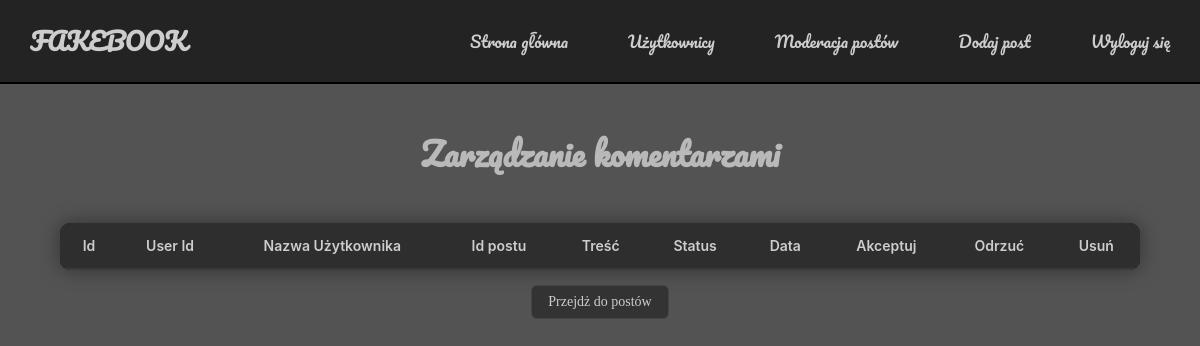
Page /comment_manegment.php (signed in) on the earlier database version.
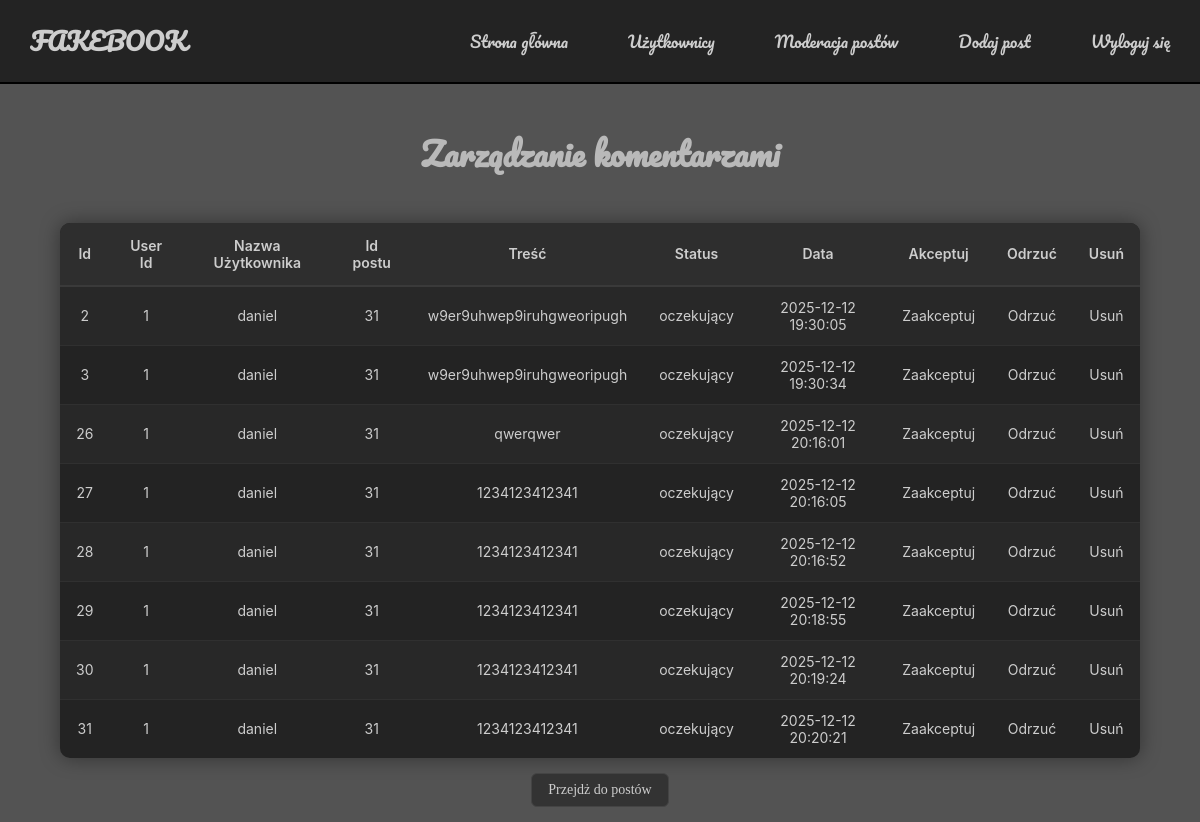
Same page on the later database version.
### tables this page shows
CREATE TABLE `comments` (
  `id` int(11) NOT NULL,
  `post_id` int(11) DEFAULT NULL,
  `user_id` int(11) DEFAULT NULL,
  `comment_content` text DEFAULT NULL,
  `status` enum('oczekujący','zaakceptowany','niezaakceptowany') DEFAULT 'oczekujący',
  `date` datetime DEFAULT current_timestamp()
);

CREATE TABLE `users` (
  `id` int(11) NOT NULL,
  `username` varchar(200) NOT NULL,
  `password` varchar(100) NOT NULL,
  `email` varchar(100) NOT NULL,
  `added` datetime NOT NULL DEFAULT current_timestamp(),
  `foto` varchar(200) NOT NULL,
  `admin` tinyint(1) NOT NULL
);

CREATE TABLE `posts` (
  `id` int(11) NOT NULL,
  `user_id` int(11) DEFAULT NULL,
  `title` varchar(255) DEFAULT NULL,
  `content` text DEFAULT NULL,
  `status` enum('oczekujący','zaakceptowany','niezaakceptowany') DEFAULT 'oczekujący',
  `date` datetime DEFAULT current_timestamp(),
  `image` varchar(255) DEFAULT NULL
);

### comment_manegment.php (the view, shortened to what this page needs)
<?php
include("includes/functions.inc.php");
include("includes/database.inc.php");
secure();
?>
<?php
if ($stmt = $connect->prepare('SELECT comments.*, posts.id AS post_id, users.username FROM comments JOIN posts ON comments.post_id = posts.id JOIN users ON users.id = posts.user_id')) {
    $stmt->execute();
    $res = $stmt->get_result();
    ?>
    <div id="manegment_title">
        <h1>Zarządzanie komentarzami</h1>
    </div>
    <div id="manegment_table">
        <table>
            <tr>
                <th>Id</th>
                <th>User Id</th>
                <th>Nazwa Użytkownika</th>
                <th>Id postu</th>
                <th>Treść</th>
                <th>Status</th>
                <th>Data</th>
                <th>Akceptuj</th>
                <th>Odrzuć</th>
                <th>Usuń</th>
            </tr>
            <?php while ($record = $res->fetch_assoc()){ ?>
                <tr>
                    <td><?php echo htmlspecialchars($record['id']); ?></td>
                    <td><?php echo htmlspecialchars($record['user_id']); ?></td>
                    <td><?php echo htmlspecialchars($record['username']); ?></td>
                    <td class="limit">
                        <?php if ($record['status'] === 'niezaakceptowany'){ ?>
                            <?php echo htmlspecialchars($record['post_id']); ?>
                        <?php }elseif ($record['status'] === 'zaakceptowany'){ ?>
                            <a href="post.php?id=<?php echo intval($record['post_id']); ?>"><?php echo htmlspecialchars($record['post_id']); ?></a>
                        <?php }else{ ?>
                            <?php echo htmlspecialchars($record['post_id']); ?>
                        <?php } ?>
                    </td>
                    <td class="limit"><?php echo nl2br(htmlspecialchars($record['comment_content'])); ?></td>
                    <td><?php echo htmlspecialchars($record['status']); ?></td>
                    <td><?php echo htmlspecialchars($record['date']); ?></td>
                    <td class="limit">
                        <?php if ($record['status'] === 'zaakceptowany'): ?>-
                        <?php else: ?>
                            <a href="post_moderate.php?type=comment&id=<?php echo intval($record['id']); ?>&action=approve">Zaakceptuj</a>
                        <?php endif; ?>
                    </td>
                    <td>
                        <?php if ($record['status'] === 'zaakceptowany' || $record['status'] === 'oczekujący'){ ?>
                            <a href="post_moderate.php?type=comment&id=<?php echo intval($record['id']); ?>&action=reject">Odrzuć</a>
                        <?php }else{ ?>-
                        <?php }?>
                    </td>
                    <td><a href="delete.php?type=comment&id=<?php echo intval($record['id']); ?>&action=delete">Usuń</a></td>
                </tr>
            <?php } ?>
        </table>
    </div>
    <div class="add_user">
        <a class="button" href="posts_manegment.php">Przejdż do postów</a>
    </div>
<?php
}
include("includes/footer.inc.php");
?>

### includes/functions.inc.php (shortened to what this page needs)
<?php
function secure()
{
    if (!isset($_SESSION["id"])) {
        header("index.php");
    } else {
        if ($_SESSION['id'] == 1) {
            include("includes/header.admin.inc.php");
        }
    }
}

### includes/header.admin.inc.php (shortened to what this page needs)
<!DOCTYPE html>
<html lang="pl">
<head>
    <link rel="stylesheet" href="/php/cms/css/main.css">
</head>
<body>
    <header>
        <div class="menu container">
            <h2 class="title">FAKEBOOK</h2>
            <nav class="navigation">
                <a href="dashboard.php">Strona główna</a>
                <a href="users.manegment.php">Użytkownicy</a>
                <a href="posts_manegment.php">Moderacja postów</a>
                <a href="add_post.php">Dodaj post</a>
                <a href="logout.php">Wyloguj się</a>
            </nav>
        </div>
    </header>

### includes/footer.inc.php
</body>
</html>

### css/main.css (style rules this page uses)
header { z-index: 1; border-bottom: 2px solid black; }
.menu { display: flex; justify-content: space-between; align-items: center; background: #232323; font-family: "Pacifico", cursive; color: #cdcdcd; }
.container { width: auto; margin: 0 auto; padding-left: 30px; padding-right: 30px; }
a { text-decoration: none; color: #cdcdcd; }
.navigation { display: flex; gap: 60px; }
::placeholder { color: #e5e5e5; }
body { margin: 0; background-color: rgb(83, 83, 83); }
#manegment_title { font-family: "Pacifico", cursive; color: #b9b9b9; width: auto; display: flex; justify-content: center; align-items: center; padding: 20px; }
#manegment_table { width: auto; display: flex; justify-content: center; align-items: center; }
table { width: 90%; border-collapse: collapse; background-color: #232323; color: #cdcdcd; border-radius: 10px; overflow: hidden; font-family: "Inter", system-ui, sans-serif; font-size: 14px; box-shadow: 0 0 20px rgba(0, 0, 0, 0.4); }
th { background-color: #2e2e2e; color: #cdcdcd; text-align: center; padding: 14px 16px; font-weight: 600; border-bottom: 2px solid #3a3a3a; position: sticky; top: 0; z-index: 1; }
tr { transition: background-color 0.2s ease, transform 0.1s ease; }
tbody tr:nth-child(even) { background-color: #282828; }
td { padding: 12px 16px; border-bottom: 1px solid #303030; text-align: center; }
tbody tr:last-child td { border-bottom: none; }
.button { display: inline-block; padding: 8px 16px; background-color: #333333; color: #cdcdcd; text-decoration: none; border: 1px solid #444444; border-radius: 6px; font-size: 14px; font-weight: 500; transition: background-color 0.2s ease, transform 0.1s ease, box-shadow 0.2s ease; }
.add_user { width: auto; padding: 15px; display: flex; align-items: center; justify-self: center; }
.limit { min-width: 0; white-space: nowrap; overflow: hidden; text-overflow: ellipsis; max-width: 200px; }

Differences in the rows shown:
added comments: id "2", user "1", user.username "daniel", post "31", comment_content "w9er9uhwep9iruhgweoripugh", status "oczekujący", date "2025-12-12 19:30:05"
added comments: id "3", user "1", user.username "daniel", post "31", comment_content "w9er9uhwep9iruhgweoripugh", status "oczekujący", date "2025-12-12 19:30:34"
added comments: id "26", user "1", user.username "daniel", post "31", comment_content "qwerqwer", status "oczekujący", date "2025-12-12 20:16:01"
added comments: id "27", user "1", user.username "daniel", post "31", comment_content "1234123412341", status "oczekujący", date "2025-12-12 20:16:05"
added comments: id "28", user "1", user.username "daniel", post "31", comment_content "1234123412341", status "oczekujący", date "2025-12-12 20:16:52"
added comments: id "29", user "1", user.username "daniel", post "31", comment_content "1234123412341", status "oczekujący", date "2025-12-12 20:18:55"
added comments: id "30", user "1", user.username "daniel", post "31", comment_content "1234123412341", status "oczekujący", date "2025-12-12 20:19:24"
added comments: id "31", user "1", user.username "daniel", post "31", comment_content "1234123412341", status "oczekujący", date "2025-12-12 20:20:21"
